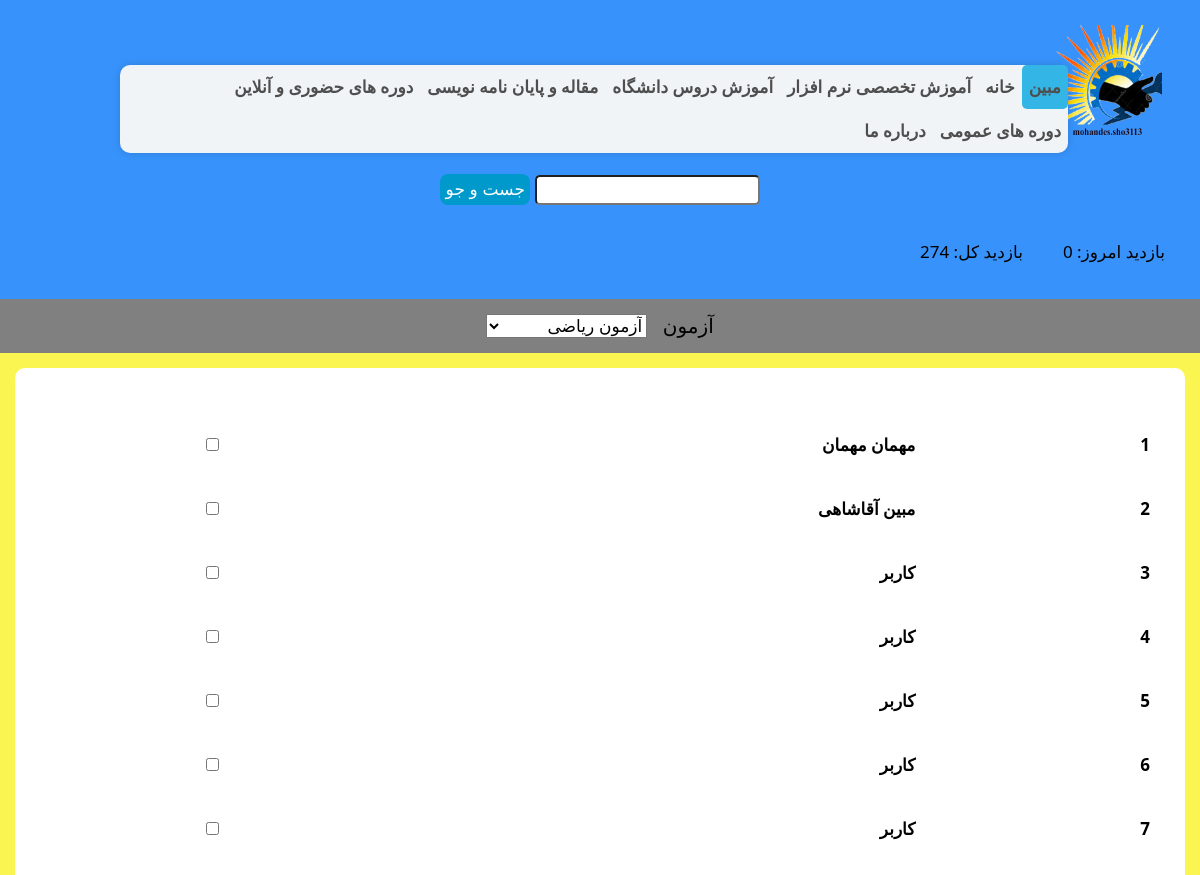
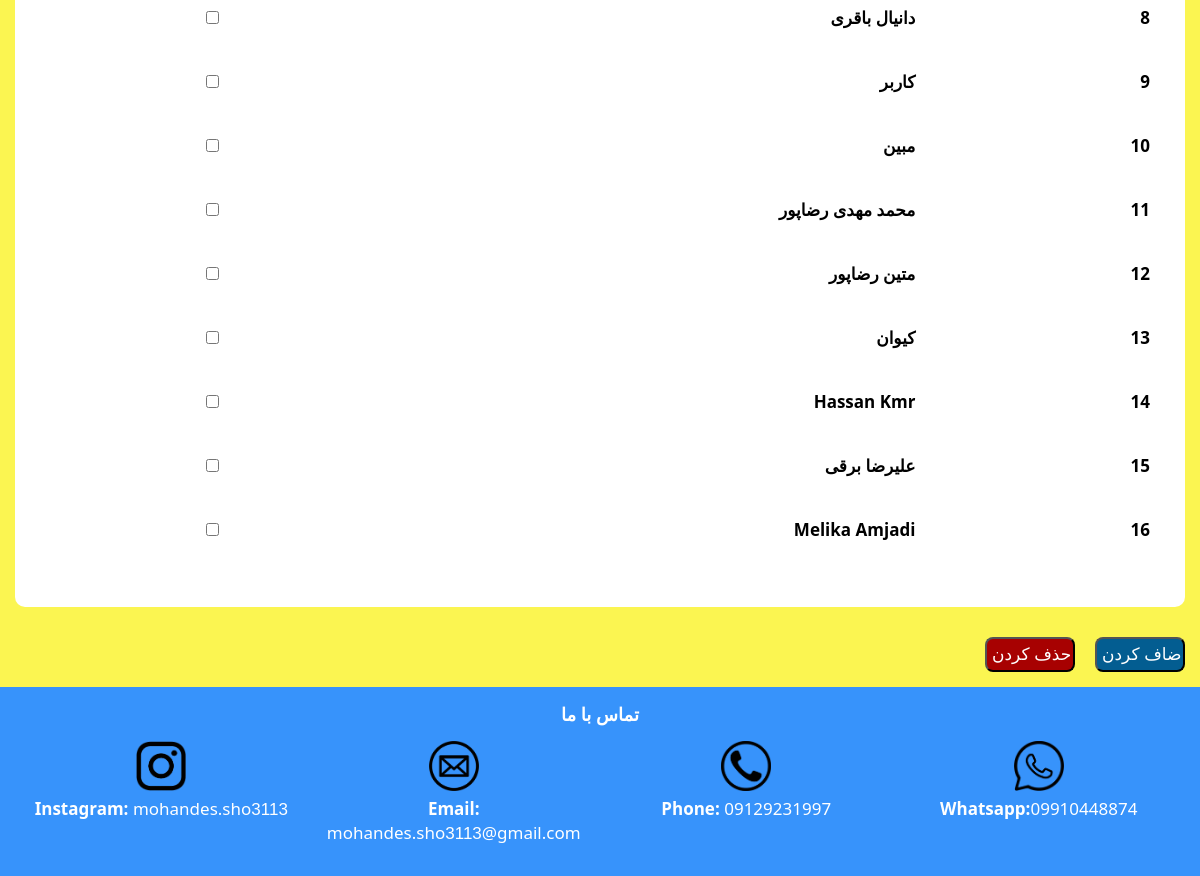
/addStudentInExam.php (signed in), run on the app's committed database (2 pictures, top to bottom).
### tables this page shows
CREATE TABLE `users` (
  `id` int(200) NOT NULL,
  `username` varchar(30) NOT NULL,
  `name` varchar(20) NOT NULL DEFAULT 'کاربر',
  `family` varchar(20) NOT NULL,
  `number` varchar(20) NOT NULL,
  `password` varchar(20) NOT NULL,
  `access` int(10) NOT NULL DEFAULT 0
);

### config.php (called while the page is built, shortened)
<?php
require_once "jdf.php";
function selectInformation($connection, $id)
{
    $query = "SET NAMES utf8" ;
    $query = "SELECT * FROM users WHERE id='$id'" ;
    $result = $connection->query($query);
    return $result;
}
function selectAcces($connection,$id)
{
    $query = "SELECT access FROM users WHERE id='$id'" ;
    $result = $connection->query($query);
    $row=$result->fetch_assoc();
    if($row['access']==1)
        return "admin";
    return "user";
}
function viweThisDay($connection,$dateToDay){
    $query = "SET NAMES utf8" ;
    $query = "SELECT COUNT(*) AS count FROM viwe WHERE date ='$dateToDay'" ;
    $result = $connection->query($query);
    $row=$result->fetch_assoc();
    return $row['count'];
}
function viweAll($connection){
    $query = "SET NAMES utf8" ;
    $query = "SELECT COUNT(*) AS count FROM viwe " ;
    $result = $connection->query($query);
    $row=$result->fetch_assoc();
    return $row['count'];
}
function selectAllExam($connection)
{
    $query = "SET NAMES utf8" ;
    $query = "SELECT id,name FROM exam" ;
    $result = $connection->query($query);
    return $result;
}
function selectAllUsers($connection)
{
    $query = "SET NAMES utf8" ;
    $query = "SELECT id,username,name,family FROM users" ;
    $result = $connection->query($query);
    return $result;
}

### jdf.php (called while the page is built, shortened)
<?php
function tr_num($str, $mod = 'en', $mf = '٫') {
  $num_a = array('0', '1', '2', '3', '4', '5', '6', '7', '8', '9', '.');
  $key_a = array('۰', '۱', '۲', '۳', '۴', '۵', '۶', '۷', '۸', '۹', $mf);
  return ($mod == 'fa') ? str_replace($num_a, $key_a, $str) : str_replace($key_a, $num_a, $str);
}
function gregorian_to_jalali($gy, $gm, $gd, $mod = '') {
   list($gy, $gm, $gd) = explode('_', tr_num($gy . '_' . $gm . '_' . $gd));
  $g_d_m = array(0, 31, 59, 90, 120, 151, 181, 212, 243, 273, 304, 334);
  $gy2 = ($gm > 2) ? ($gy + 1) : $gy;
  $days = 355666 + (365 * $gy) + ((int) (($gy2 + 3) / 4)) - ((int) (($gy2 + 99) / 100)) + ((int) (($gy2 + 399) / 400)) + $gd + $g_d_m[$gm - 1];
  $jy = -1595 + (33 * ((int) ($days / 12053)));
  $days %= 12053;
  $jy += 4 * ((int) ($days / 1461));
  $days %= 1461;
  if ($days > 365) {
    $jy += (int) (($days - 1) / 365);
    $days = ($days - 1) % 365;
  }
  if ($days < 186) {
    $jm = 1 + (int) ($days / 31);
    $jd = 1 + ($days % 31);
  } else {
    $jm = 7 + (int) (($days - 186) / 30);
    $jd = 1 + (($days - 186) % 30);
  }
  return ($mod == '') ? array($jy, $jm, $jd) : $jy . $mod . $jm . $mod . $jd;
}

### addStudentInExam.php (the view, shortened to what this page needs)
<?php
require_once "header.php";
require_once "config.php";
?>
    <form method="post" action="examChange.php">
        <div class="col-12" style="display:flex;justify-content: center;direction: rtl;background-color: gray">
            <p style="font-size: 20px">آزمون&nbsp;&nbsp;&nbsp;</p>
            <select name="idExam" >
                <?php
                $con=connect();
                $res=selectAllExam($con);
                for($i=0;$i<$res->num_rows;$i++)
                {
                    $grayeshInfo=$res->fetch_assoc();
                    ?>
                    <option value="<?php echo $grayeshInfo['id'];?>"><?php echo $grayeshInfo['name'];?></option>
                    <?php
                }
                ?>
            </select>
        </div>
        <div class="col-12" style="display: flex;justify-content: center">
            <div class="col-12" style="background-color: white;border-radius: 10px;display: flex;justify-content: center">
                <table style="width: 100%;">
                    <?php
                    $res=selectAllUsers($con);
                    for($i=1;$i<=$res->num_rows;$i++)
                    {
                        $row=$res->fetch_assoc();
                        ?>
                        <tr>
                            <th>
                                <?php
                                echo $i;
                                ?>
                            </th>
                            <th>
                                <?php
                                echo $row['name']." ".$row['family'];
                                ?>
                            </th>
                            <th>
                                <input type="checkbox" value="<?php echo $row['id'];?>" name="<?php echo $row['id'];?>">
                            </th>
                        </tr>
                        <?php
                    }
                    ?>
                </table>
            </div>
        </div>
        <div class="col-12">
            <input style="float: right;margin-left: 20px" class="submit" name="choiceStudent" type="submit" value="اضاف کردن">
            <input style="float: right;background-color: #a70101" class="submit" name="choiceStudent" type="submit" value="حذف کردن">
        </div>
    </form>
<?php
require_once "footer.php";

### header.php (shortened to what this page needs)
<?php
require_once "config.php";
$dateToDay=gregorian_to_jalali(date("Y"),date("m"),date("d"),' / ');
$con=connect();
$viweThisDay=viweThisDay($con,$dateToDay);
$viweAll=viweAll($con);
?>
<!DOCTYPE html>
<html>
<head>
    <link href='http://www.fontonline.ir/css/BZar.css' rel='stylesheet' type='text/css'>
</head>
<body onscroll="setPadding();" onresize="setLayer();">
<div class="header col-12 headHight">
    <div style="width: 9%;float: left;padding-top: 40px" >
    </div>
    <div class="h" style="width: 81%;float: left;padding-top: 50px">
        <nav>
            <ul>
                <?php
                if(isset($_SESSION["name"]))
                {
                    $connection = connect();
                    $result = selectInformation($connection,$_SESSION['id']);
                    $row = $result->fetch_assoc();
                    ?>
                    <li style="background-color: #33b5e5;border-radius: 5px;"><a href=""><?php
                            echo $row["name"];;
                            ?></a>
                            <?php
                            if(selectAcces($connection,$_SESSION['id'])=='admin')
                            {
                                ?>
                                <li  style="background-color: yellow"><a href="addCurses.php">اضاف کردن دوره</a></li>
                                <li  style="background-color: yellow"><a href="addProfessor.php">اضاف کردن استاد</a></li>
                                <li  style="background-color: yellow"><a href="selectOptionExam.php">تنظیمات آزمون</a></li>
                                <?php
                            }
                            ?>
                    </li>
                    <?php
                }
                else{
                    ?>
                    <li style="background-color: #33b5e5;border-radius: 5px;"><a href="login.php">ورود/ثبت نام</a></li>
                    <?php
                }
                ?>
                <li><a href="index.php">خانه</a>
                </li>
                <li><a href="">آموزش تخصصی نرم افزار</a>
                </li>
                <li><a href="">آموزش دروس دانشگاه</a>
                </li>
                <li><a href="">مقاله و پایان نامه نویسی</a>
                </li>
                <li><a href="">دوره های حضوری و آنلاین</a>
                </li>
                <li><a href="">دوره های عمومی</a>
                </li>
                <li><a href="about.php">درباره ما</a></li>
            </ul>
        </nav>
    </div>
    <div style="width: 8%;float: left;padding-top: 10px" >
        <img src="logo/logo.png" height="110" width="110" style="float: right">
    </div>
    <div class="col-12" style="display: flex;justify-content: center">
        <form action="showSearch.php" method="get">
            <input type="submit" name="btnSearch" value="جست و جو" class="submit" style="background-color: #0099cc;border: none">
            <input type="text" name="searchText" style="border-radius: 5px;height: 30px;direction: rtl;">
        </form>
    </div>
    <?php
    if(isset($_SESSION["id"])) {
        if (selectAcces($con,$_SESSION['id'])=="admin"){
            ?>
            <div style="float: right;direction: rtl;padding: 20px">بازدید امروز: <?php echo $viweThisDay;?></div>
            <div style="float: right;direction: rtl;padding: 20px">بازدید کل:  <?php echo $viweAll;?></div>
            <?php
        }
    }
    ?>
</div>

### header.php (style rules this page uses)
* { box-sizing : border-box; font-size: 17px; padding: 0px; margin: 0px; }
table, th, td { text-align: right; direction: rtl; border-radius: 8px; border-collapse: collapse; background-color: white; padding: 20px; margin-top: 30px; margin-bottom: 30px; }
.header { display: inline; background-color: #3793fb; box-shadow: 0px 1px 10px black; }
nav ul li a { display: block; padding: 10px 0px; color: #4e4e4e; text-decoration: none; direction: rtl; }
.col-12 { width:100%; }
[class*="col-"] { float : left; padding : 15px; }
html { font-family : "B" , sans-serif; }
body { background: #fbf551; font-family: 'Segoe UI', sans-serif; font-size: 15px; line-height: 24px; }
nav { text-align: center; }
nav ul { background: #f1f4f7; box-shadow: 0px 0px 9px rgba(0,0,0,0.15); border-radius: 10px; list-style: none; position: relative; display: inline-table; }
nav ul:after { content: ""; clear: both; display: block; }
nav ul li { float: right; position: relative; font-weight: bold; }
nav ul li a { display: block; padding: 10px 7px; color: #4e4e4e; text-decoration: none; }
.submit { width: 90px; background-color : #035d91; border-radius: 8px; color: white; padding: 5px; }

### data on the page
users: name "مبین", family "آقاشاهی"
users: name "مهمان", family "مهمان"
users: name "کاربر"
users: name "کاربر"
users: name "کاربر"
users: name "کاربر"
users: name "کاربر"
users: name "دانیال", family "باقری"
users: name "کاربر"
users: name "مبین"
users: name "محمد مهدی", family "رضاپور"
users: name "متین", family "رضاپور"
users: family "کیوان"
users: name "Hassan", family "Kmr"
users: name "علیرضا", family "برقی"
users: name "Melika", family "Amjadi"

### other printed values
$viweThisDay "0"
$viweAll "274"
form field idExam "آزمون ریاضی"
